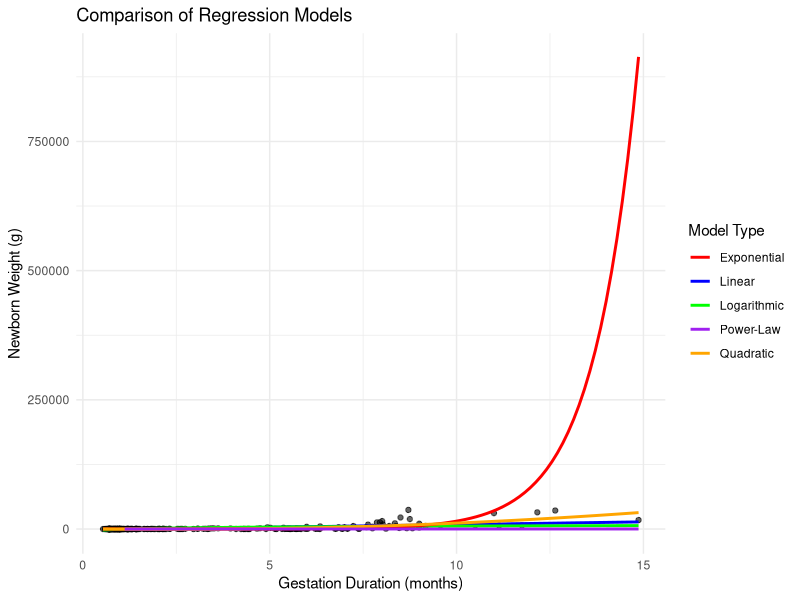

Write R code to recreate this figure.
setwd("C:\\Users\\vlad2\\Downloads")

data <- read.csv("dt3.csv")
library(ggplot2)

fit_lm <- lm(newborn..g. ~ gestation..mo., data = data)
fit_log <- lm(newborn..g. ~ log(gestation..mo.), data = data)
fit_exp <- lm(log(newborn..g.) ~ gestation..mo., data = data)
fit_poly <- lm(newborn..g. ~ poly(gestation..mo., 2), data = data)
fit_power <- lm(log(newborn..g.) ~ log(gestation..mo.), data = data)

# Function to calculate R^2 (for models with transformed Y)
calculate_r2 <- function(model, data, is_log = FALSE) {
  pred <- predict(model, data)
  if (is_log) pred <- exp(pred)
  ss_res <- sum((data$newborn..g. - pred)^2)
  ss_tot <- sum((data$newborn..g. - mean(data$newborn..g.))^2)
  1 - (ss_res / ss_tot)
}
model_metrics <- data.frame(
  Model = c("Linear", "Logarithmic", "Exponential", "Quadratic", "Power-Law"),
  R2 = c(
    summary(fit_lm)$r.squared,
    summary(fit_log)$r.squared,
    calculate_r2(fit_exp, data, is_log = TRUE),
    summary(fit_poly)$r.squared,
    calculate_r2(fit_power, data, is_log = TRUE)
  ),
  AIC = c(
    AIC(fit_lm),
    AIC(fit_log),
    AIC(fit_exp),
    AIC(fit_poly),
    AIC(fit_power)
  )
)

print(model_metrics)

gestation_range <- seq(min(data$gestation..mo.), max(data$gestation..mo.), length.out = 100)
new_data <- data.frame(gestation..mo. = gestation_range)

pred_lm <- predict(fit_lm, new_data)
pred_log <- predict(fit_log, new_data)
pred_exp <- exp(predict(fit_exp, new_data))
pred_poly <- predict(fit_poly, new_data)
pred_power <- exp(predict(fit_power, data.frame(gestation..mo. = log(gestation_range))))

# Plot
ggplot(data, aes(x = gestation..mo., y = newborn..g.)) +
  geom_point(alpha = 0.6) +
  geom_line(aes(y = pred_lm, color = "Linear"), data = new_data, size = 1) +
  geom_line(aes(y = pred_log, color = "Logarithmic"), data = new_data, size = 1) +
  geom_line(aes(y = pred_exp, color = "Exponential"), data = new_data, size = 1) +
  geom_line(aes(y = pred_poly, color = "Quadratic"), data = new_data, size = 1) +
  geom_line(aes(y = pred_power, color = "Power-Law"), data = new_data, size = 1) +
  scale_color_manual(values = c("red", "blue", "green", "purple", "orange")) +
  labs(
    x = "Gestation Duration (months)",
    y = "Newborn Weight (g)",
    title = "Comparison of Regression Models",
    color = "Model Type"
  ) +
  theme_minimal()